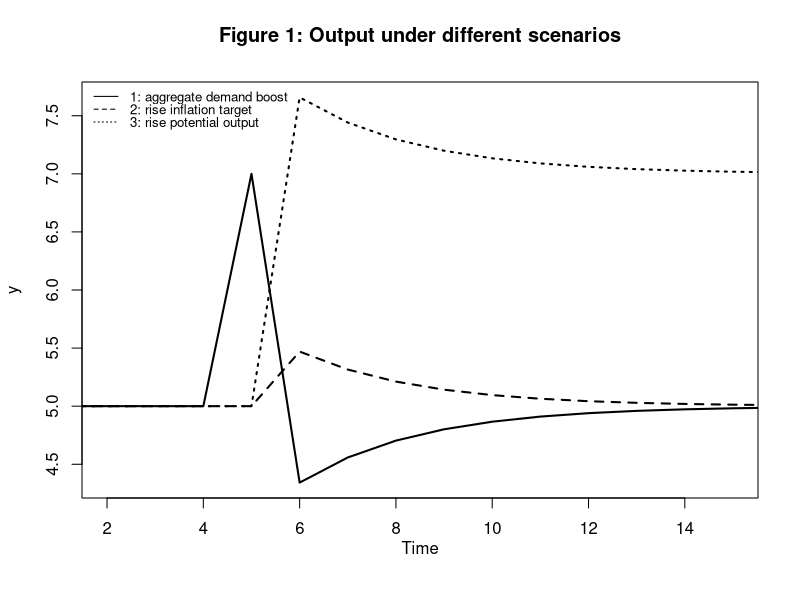
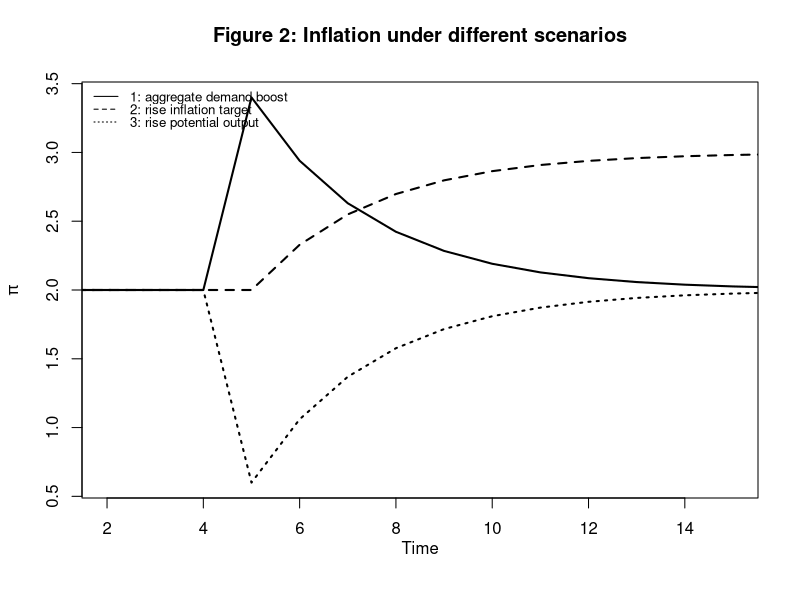
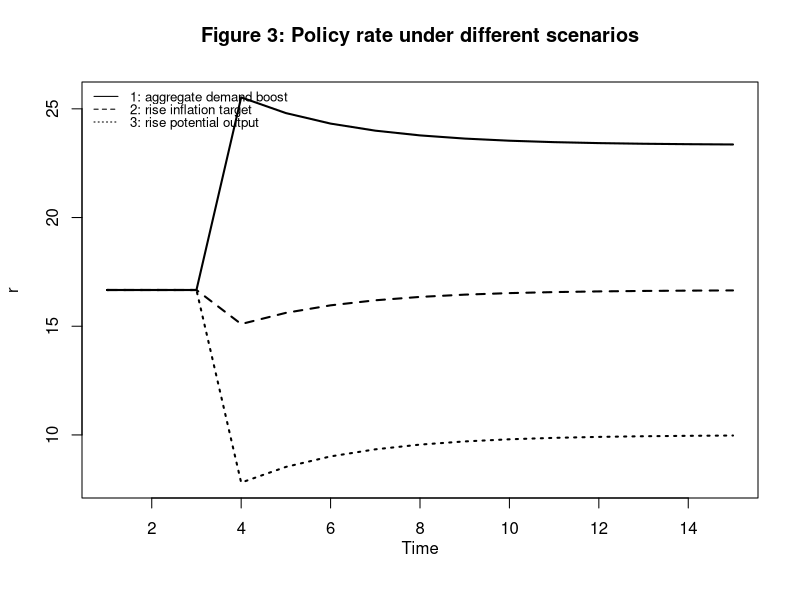
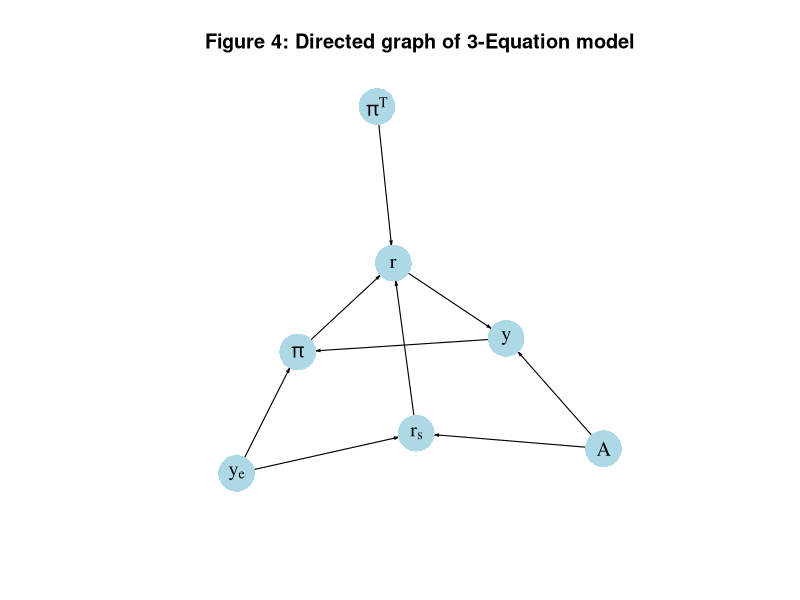

Source code (R) for these figures, in order:
## ---- chunk 1
#Clear the environment
rm(list=ls(all=TRUE))

# Set number of periods
Q=50

# Set number of scenarios
S=3

# Set period in which shock/shift will occur
s=5

# Create (S x Q)-matrices that will contain the simulated data
y=matrix(data=0,nrow=S,ncol=Q) # Income/output
p=matrix(data=0,nrow=S,ncol=Q) # Inflation rate
r=matrix(data=0,nrow=S,ncol=Q) # Real interest rate
rs=matrix(data=0,nrow=S,ncol=Q) # Stabilising interest rate

# Set constant parameter values
a1=0.3  # Sensitivity of inflation with respect to output gap 
a2=0.7  # Sensitivity of output with respect to interest rate
b=1     # Sensitivity of central bank to inflation gap
a3=(a1*(1/(b*a2) + a2))^(-1)

# Set parameter values for different scenarios
A=matrix(data=10,nrow=S,ncol=Q) # autonomous spending
pt=matrix(data=2,nrow=S,ncol=Q) # Inflation target
ye=matrix(data=5,nrow=S,ncol=Q) # Potential output

A[1,s:Q]=12  # scenario 1: AD boost  
pt[2,s:Q]=3  # scenario 2: higher inflation target
ye[3,s:Q]=7  # scenario 3: higher potential output

# Initialise endogenous variables at equilibrium values
y[,1]=ye[,1]
p[,1]=pt[,1]
rs[,1]=(A[,1] - ye[,1])/a1 
r[,1]=rs[,1]

# Simulate the model by looping over Q time periods for S different scenarios
for (i in 1:S){
  
  for (t in 2:Q){
    
    #(1) IS curve
    y[i,t] = A[i,t] - a1*r[i,t-1]
    
    #(2) Phillips Curve
    p[i,t] = p[i,t-1] +a2*(y[i,t]-ye[i,t])
    
    #(3) Stabilising interest rate
    rs[i,t] = (A[i,t] - ye[i,t])/a1
    
    #(4) Monetary policy rule, solved for r
    r[i,t] = rs[i,t] + a3*(p[i,t]-pt[i,t])
  
  } # close time loop
}   # close scenarios loop
## ---- chunk 2
### Plot results

### Plots
# Set maximum period for plots
Tmax=15

# Output under different scenarios
plot(y[1, 1:(Tmax+1)],type="l", col=1, lwd=2, lty=1, xlab="", xlim=range(2:(Tmax)), ylab="y", ylim=range(y[1, 1:Tmax],y[3, 1:(Tmax)])) 
title(main="Figure 1: Output under different scenarios", xlab = "Time",cex=0.8 ,line=2)
lines(y[2, 1:(Tmax+1)],lty=2, lwd=2)
lines(y[3, 1:(Tmax+1)],lty=3, lwd=2)
legend("topleft", legend=c("1: aggregate demand boost", "2: rise inflation target", "3: rise potential output"), lty=1:3, cex=0.8, bty = "n", y.intersp=0.8)

# Inflation under different scenarios
plot(p[1, 1:(Tmax+1)],type="l", col=1, lwd=2, lty=1, xlab="", xlim=range(2:(Tmax)), ylab=expression(pi), ylim=range(p[1, 2:Tmax],p[3, 2:(Tmax)])) 
title(main="Figure 2: Inflation under different scenarios", xlab = "Time",cex=0.8 ,line=2)
lines(p[2, 1:(Tmax+1)],lty=2, lwd=2)
lines(p[3, 1:(Tmax+1)],lty=3, lwd=2)
legend("topleft", legend=c("1: aggregate demand boost", "2: rise inflation target", "3: rise potential output"), lty=1:3, cex=0.8, bty = "n", y.intersp=0.8)

# Policy rate under different scenarios
plot(r[1, 2:(Tmax+1)],type="l", col=1, lwd=2, lty=1, xlab="", xlim=range(1:(Tmax)), ylab="r", ylim=range(r[1, 2:Tmax],r[3, 2:(Tmax)])) 
title(main="Figure 3: Policy rate under different scenarios", xlab = "Time",cex=0.8 ,line=2)
lines(r[2, 2:(Tmax+1)],lty=2, lwd=2)
lines(r[3, 2:(Tmax+1)],lty=3, lwd=2)
legend("topleft", legend=c("1: aggregate demand boost", "2: rise inflation target", "3: rise potential output"), lty=1:3, cex=0.8, bty = "n", y.intersp=0.8)
## ---- chunk 3
# Construct auxiliary Jacobian matrix for 7 variables: y, p, r, A, ye, rs, pt
# where non-zero elements in regular Jacobian are set to 1 and zero elements are unchanged

M_mat=matrix(c(0,0,1,1,0,0,0,
               1,0,0,0,1,0,0,
               0,1,0,0,0,1,1,
               0,0,0,0,0,0,0,
               0,0,0,0,0,0,0,
               0,0,0,1,1,0,0,
               0,0,0,0,0,0,0),7,7, byrow=TRUE)

# Create adjacency matrix from transpose of auxiliary Jacobian and add column names
A_mat=t(M_mat)

# Create directed graph from adjacency matrix
library(igraph)
dg=graph_from_adjacency_matrix(A_mat, mode="directed", weighted=NULL)

# Define node labels
V(dg)$name=c("y", expression(pi), "r", "A", expression(y[e]),expression(r[s]), expression(pi^T))

# Plot directed graph
plot(dg, main="Figure 4: Directed graph of 3-Equation model", vertex.size=20, vertex.color="lightblue", 
     vertex.label.color="black", edge.arrow.size=0.2, edge.width=1.1, edge.size=1.2,
     edge.arrow.width=1, edge.color="black", vertex.label.cex=1.2, 
     vertex.frame.color="NA", margin=-0.05)
## ---- chunk 4
# Construct Jacobian matrix 
J=matrix(c(0,0,-a1,
           0,1,-a1*a2,
           0,a3,-a1*a2*a3), 3, 3, byrow=TRUE)

# Obtain eigenvalues
ev=eigen(J)
(values <- ev$values)

# Obtain determinant and trace
det(J)       # determinant
sum(diag(J)) # trace
